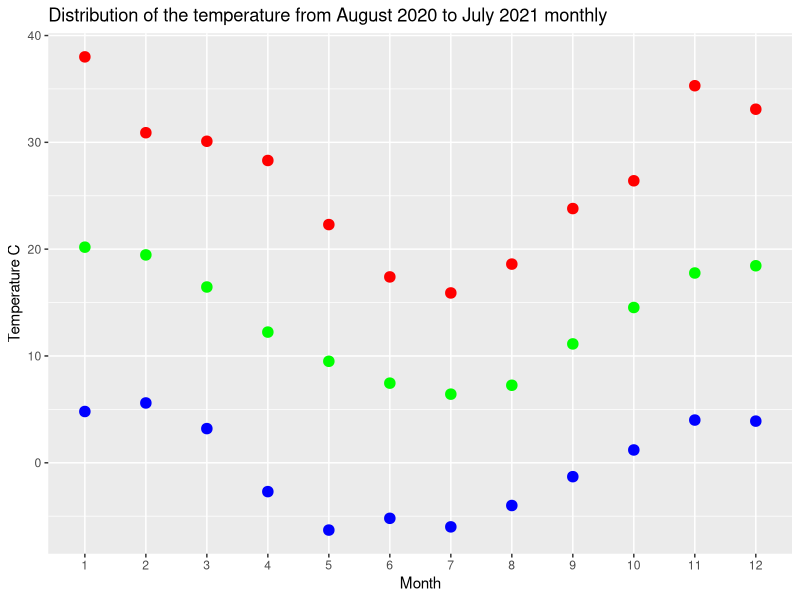
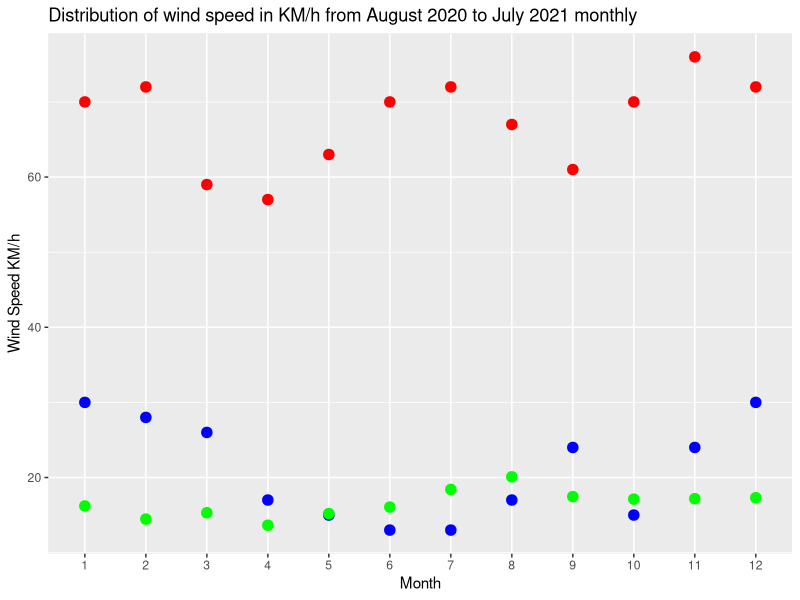
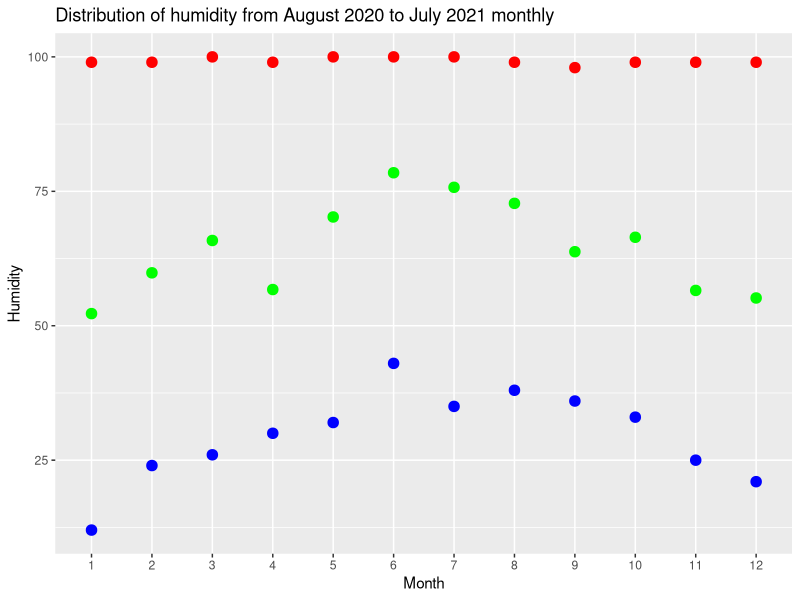
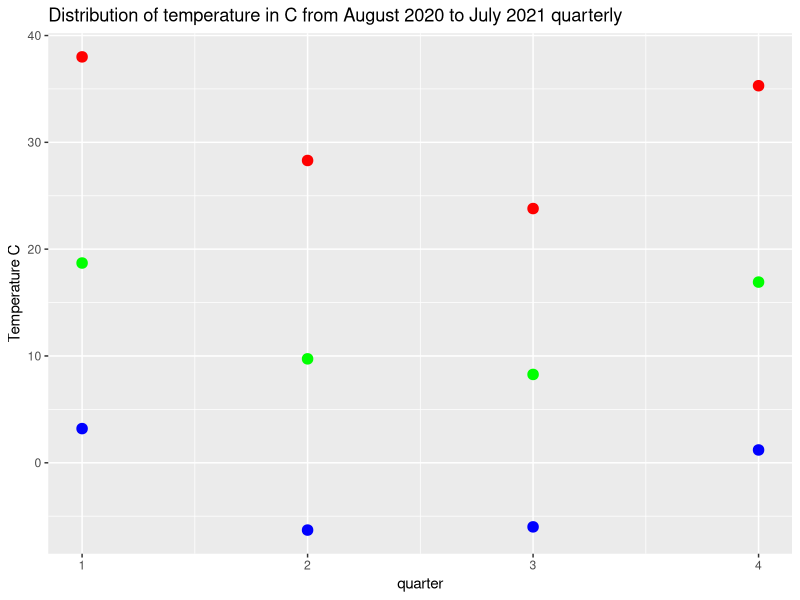
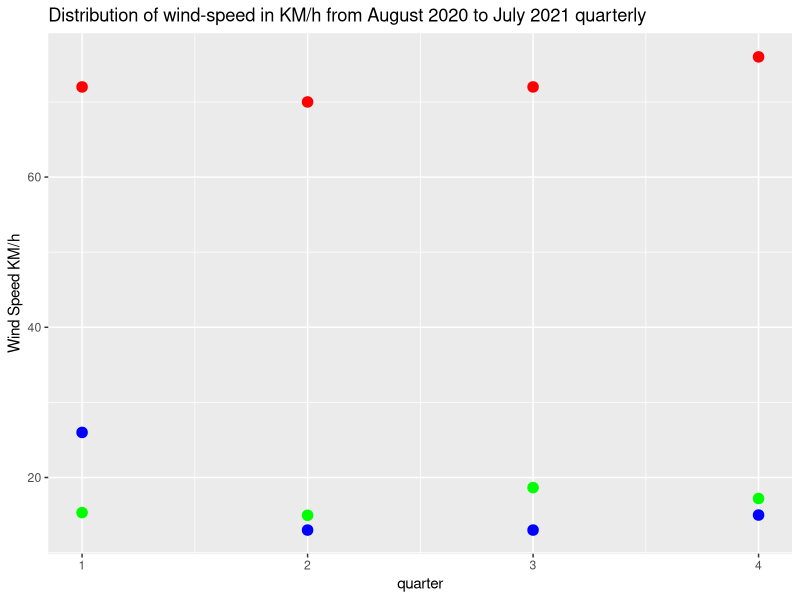
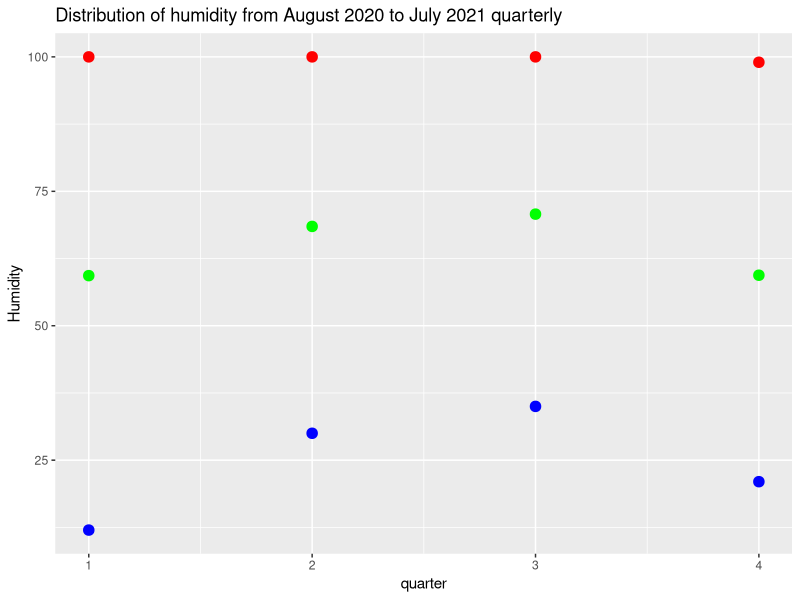
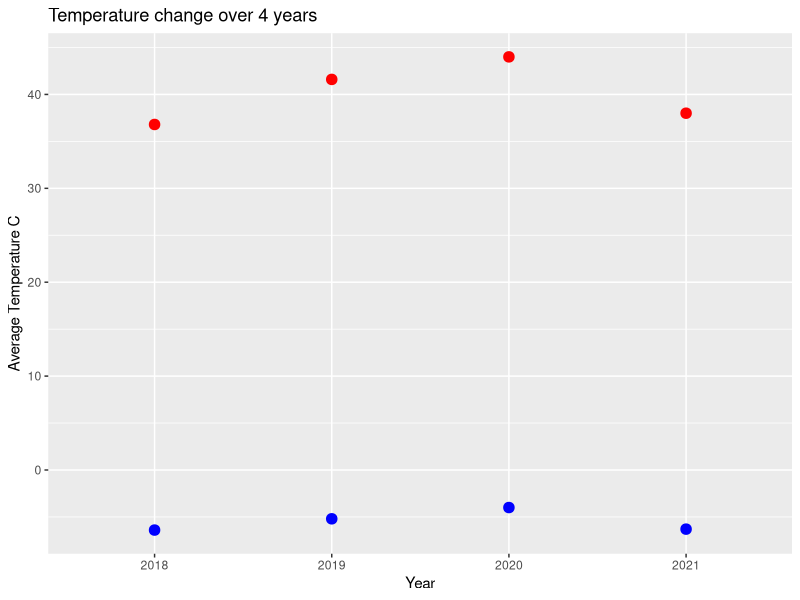
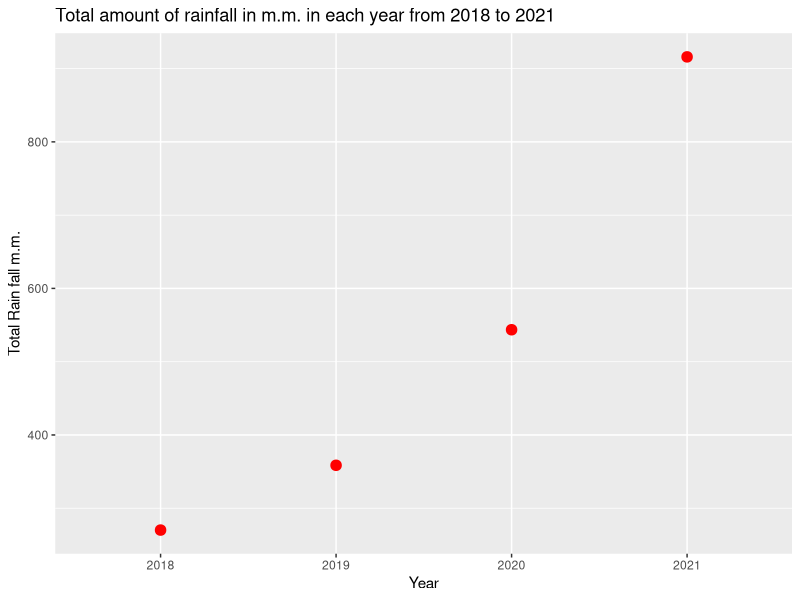

The R source for these figures, in order:
## ---- chunk 1
library(dplyr)
library(ggplot2)
df <- read.csv("act_weather.csv")
head(df)
## ---- chunk 2
df <- df[-c(1)]
head(df)
## ---- chunk 3
nrow(df)
ncol(df)
str(df)
## ---- chunk 4
getSummary <- function(colName)
{
  writeLines(paste(paste(colName, "summary:"),
                   "================",
                   paste("minimum : ", min(df[colName])),
                   paste("median : ", median(df[[colName]])),
                   paste("mean : ", mean(df[[colName]])),
                   paste("maximum : ", max(df[colName])),
                   sep = '\n'))
  }
## ---- chunk 5
targetColumns <- c("Minimum_temperature",
                  "9am_Temperature",
                  "Speed_of_maximum_wind_gust_(km/h)",
                  "3pm_Temperature")
targetColumns <- make.names(targetColumns)
## ---- chunk 6
for (columnName in targetColumns)
{
  getSummary(columnName)
}
## ---- chunk 7
averageMinTemp <- df %>% 
  group_by(Month, Year) %>%
  summarise(avgMinTempByMonth = mean(Minimum_temperature))
head(averageMinTemp)
## ---- chunk 8
averageWindGust <- df %>% 
  group_by(Direction_of_maximum_wind_gust) %>% 
  summarise(mean(Speed_of_maximum_wind_gust_.km.h.))
head(averageWindGust)
## ---- chunk 9
highestRainFall <- df %>% 
  group_by(Month, Year) %>% 
  summarise(totalRainfall = sum(Rainfall_.mm.))
highestRainFall[which.max(highestRainFall$totalRainfall),]
## ---- chunk 10
highestRainFallByYear <- highestRainFall %>% 
  group_by(Year) %>% 
  summarise(totalRainFall = sum(totalRainfall))
#By using which.max function got highest rainfall during those years with their index number and by printing the index number got the value for highest rainfall year.
highestRainFallByYear[which.max(highestRainFallByYear$totalRainFall),]
## ---- chunk 11
dryMonth <- df %>% 
  group_by(Month, Year) %>% 
  summarise(sumRainfall = sum(Rainfall_.mm.))
#least amount of rain
print("Least amount of rain fall :")
dryMonth[which.min(dryMonth$sumRainfall),]
#dry month
print("dry month  where rain fall is 0 :")
no_rainfall_month <- dryMonth[which(dryMonth$sumRainfall == 0), "Month"]
no_rainfall_year <- dryMonth[which(dryMonth$sumRainfall == 0), "Year"]
#none
## ---- chunk 12
getAvg <- function(a, b)
{
  (a+b)/2
}
## ---- chunk 13
highestHumid2019 <- df %>% 
  filter(Year == 2019) %>% 
  group_by(Month) %>% 
  summarise(maxHumid = max(getAvg(X9am_relative_humidity_..., X3pm_relative_humidity_...)))
highestHumid2019[which.max(highestHumid2019$maxHumid),]
## ---- chunk 14
#get the subset
data20to21 <- df %>% 
  filter((Year == 2020 & Month >= 8)|(Year == 2021 & Month <= 7))
## ---- chunk 15
#make numeric
data20to21$X9am_wind_speed_.km.h. <- as.numeric(data20to21$X9am_wind_speed_.km.h.)
data20to21$X3pm_wind_speed_.km.h. <- as.numeric(data20to21$X3pm_wind_speed_.km.h.)

#fix NAs with mean
data20to21$X9am_wind_speed_.km.h.[is.na(data20to21$X9am_wind_speed_.km.h.)] <- mean(data20to21$X9am_wind_speed_.km.h., 
                                                                                    na.rm = TRUE)
data20to21$X3pm_wind_speed_.km.h.[is.na(data20to21$X3pm_wind_speed_.km.h.)] <- mean(data20to21$X3pm_wind_speed_.km.h., 
                                                                                    na.rm = TRUE)
## ---- chunk 16
result <- data20to21 %>% 
  group_by(Month, Year) %>% 
  summarise(minTemp = min(Minimum_temperature), 
            maxTemp = max(Maximum_temperature), 
            aveTemp = mean((Maximum_temperature +Minimum_temperature)/2),
            minWind = min(Speed_of_maximum_wind_gust_.km.h.), 
            maxWind = max(Speed_of_maximum_wind_gust_.km.h.), 
            avWindSpeed = mean((X9am_wind_speed_.km.h. + X3pm_wind_speed_.km.h.)/2),
            avHumidity = mean((X3pm_relative_humidity_... + X9am_relative_humidity_...)/2),
            maxHumid = if (max(X3pm_relative_humidity_...)> max(X9am_relative_humidity_...)) max(X3pm_relative_humidity_...) else max(X9am_relative_humidity_...),
            minHumid = if (min(X3pm_relative_humidity_...)< min(X9am_relative_humidity_...)) min(X3pm_relative_humidity_...) else min(X9am_relative_humidity_...))
head(result)
## ---- chunk 17
#quarter
resultQuarter <- data.frame(matrix(ncol = 10, nrow = 0))
colnames(resultQuarter) <- c("quarter", "minTemp", "maxTemp", "avTemp", "minWind", "maxWind", "avWind", "minHum", "maxHum", "avHum")
quarter = 0
for (i in c(1,4,7,10))
{
  quarter = quarter + 1
  temp <- c()
  temp <- append(temp, quarter)
  temp <- append(temp, min(c(result$minTemp[i], result$minTemp[i+1], result$minTemp[i+2])))
  temp <- append(temp, max(c(result$maxTemp[i], result$maxTemp[i+1], result$maxTemp[i+2])))
  temp <- append(temp, mean(c(result$aveTemp[i], result$aveTemp[i+1], result$aveTemp[i+2])))
  
  temp <- append(temp, min(c(result$minWind[i], result$minWind[i+1], result$minWind[i+2])))
  temp <- append(temp, max(c(result$maxWind[i], result$maxWind[i+1], result$maxWind[i+2])))
  temp <- append(temp, mean(c(result$avWindSpeed[i], result$avWindSpeed[i+1], result$avWindSpeed[i+2])))
  
  temp <- append(temp, min(c(result$minHumid[i], result$minHumid[i+1], result$minHumid[i+2])))
  temp <- append(temp, max(c(result$maxHumid[i], result$maxHumid[i+1], result$maxHumid[i+2])))
  temp <- append(temp, mean(c(result$avHumidity[i], result$avHumidity[i+1], result$avHumidity[i+2])))
  
  resultQuarter[nrow(resultQuarter) + 1,] <- temp
  
}
head(resultQuarter)
## ---- chunk 18
result$Month <- as.factor(result$Month)
monthTempPlot <- ggplot(result)+
  geom_point(aes(x=Month,y=aveTemp, colour = ""))+
  scale_colour_manual("Temperature C", values = c(Lowest = "blue", Average = "green", Highest ="red"))+
  ylab("Temperature C")+
  stat_summary(aes(x=Month,y=minTemp),fun="min",geom="point",shape=20,size=5,color="blue")+
  stat_summary(aes(x=Month,y=maxTemp),fun="max",geom="point",shape=20,size=5,color="red")+
  stat_summary(aes(x=Month,y=aveTemp),fun="mean",geom="point",shape=20,size=5,color="green")+
  theme(legend.position = "right")+
  ggtitle("Distribution of the temperature from August 2020 to July 2021 monthly")
monthTempPlot
## ---- chunk 19
monthWindPlot <- ggplot(result)+
  geom_point(aes(x=Month,y=avWindSpeed, colour = ""))+
  scale_colour_manual("Wind-Speed", values = c(Minimum = "blue", Average = "green", Maximum="red"))+
  ylab("Wind Speed KM/h")+
  stat_summary(aes(x=Month,y=minWind),fun="min",geom="point",shape=20,size=5,color="blue")+
  stat_summary(aes(x=Month,y=maxWind),fun="max",geom="point",shape=20,size=5,color="red")+
  stat_summary(aes(x=Month,y=avWindSpeed),fun="mean",geom="point",shape=20,size=5,color="green")+
  theme(legend.position = "right")+
  ggtitle("Distribution of wind speed in KM/h from August 2020 to July 2021 monthly")
monthWindPlot
## ---- chunk 20
monthHumidPlot <- ggplot(result)+
  geom_point(aes(x=Month,y=avHumidity, colour = ""))+
  scale_colour_manual("Humidity", values = c(Minimum = "blue", Average = "green", Maximum="red"))+
  ylab("Humidity")+
  stat_summary(aes(x=Month,y=minHumid),fun="min",geom="point",shape=20,size=5,color="blue")+
  stat_summary(aes(x=Month,y=maxHumid),fun="max",geom="point",shape=20,size=5,color="red")+
  stat_summary(aes(x=Month,y=avHumidity),fun="mean",geom="point",shape=20,size=5,color="green")+
  theme(legend.position = "right")+
  ggtitle("Distribution of humidity from August 2020 to July 2021 monthly")
monthHumidPlot
## ---- chunk 21
quarterTempPlot <- ggplot(resultQuarter)+
  geom_point(aes(x=quarter,y=avTemp, colour = ""))+
  scale_colour_manual("Temperature C", values = c(Minimum = "blue", Average = "green", Maximum="red"))+
  ylab("Temperature C")+
  stat_summary(aes(x=quarter,y=minTemp), fun = "min", geom="point",shape=20,size=5,color="blue")+
  stat_summary(aes(x=quarter,y=maxTemp), fun = "max", geom="point",shape=20,size=5,color="red")+
  stat_summary(aes(x=quarter,y=avTemp), fun = "mean", geom="point",shape=20,size=5,color="green")+
  theme(legend.position = "right")+
  ggtitle("Distribution of temperature in C from August 2020 to July 2021 quarterly")
quarterTempPlot
## ---- chunk 22
quarterWindPlot <- ggplot(resultQuarter)+
  geom_point(aes(x=quarter,y=avWind, colour = ""))+
  scale_colour_manual("Wind Speed KM/h", values = c(Minimum = "blue", Average = "green", Maximum="red"))+
  ylab("Wind Speed KM/h")+
  stat_summary(aes(x=quarter,y=minWind), fun = "min", geom="point",shape=20,size=5,color="blue")+
  stat_summary(aes(x=quarter,y=maxWind), fun = "max", geom="point",shape=20,size=5,color="red")+
  stat_summary(aes(x=quarter,y=avWind), fun = "mean", geom="point",shape=20,size=5,color="green")+
  theme(legend.position = "right")+
  ggtitle("Distribution of wind-speed in KM/h from August 2020 to July 2021 quarterly")
quarterWindPlot
## ---- chunk 23
quarterHumidityPlot <- ggplot(resultQuarter)+
  geom_point(aes(x=quarter,y=avHum, colour = ""))+
  scale_colour_manual("Humidity", values = c(Minimum = "blue", Average = "green", Maximum="red"))+
  ylab("Humidity")+
  stat_summary(aes(x=quarter,y=minHum), fun = "min", geom="point",shape=20,size=5,color="blue")+
  stat_summary(aes(x=quarter,y=maxHum), fun = "max", geom="point",shape=20,size=5,color="red")+
  stat_summary(aes(x=quarter,y=avHum), fun = "mean", geom="point",shape=20,size=5,color="green")+
  theme(legend.position = "right")+
  ggtitle("Distribution of humidity from August 2020 to July 2021 quarterly")
quarterHumidityPlot
## ---- chunk 24
targetYears <- filter(df, Year < 2022)
## ---- chunk 25
#make numeric
targetYears$X9am_wind_speed_.km.h. <- as.numeric(targetYears$X9am_wind_speed_.km.h.)
targetYears$X3pm_wind_speed_.km.h. <- as.numeric(targetYears$X3pm_wind_speed_.km.h.)

#fix NAs with mean
targetYears$X9am_wind_speed_.km.h.[is.na(targetYears$X9am_wind_speed_.km.h.)] <- mean(targetYears$X9am_wind_speed_.km.h., 
                                                                                    na.rm = TRUE)
targetYears$X3pm_wind_speed_.km.h.[is.na(targetYears$X3pm_wind_speed_.km.h.)] <- mean(targetYears$X3pm_wind_speed_.km.h., 
                                                                                    na.rm = TRUE)
## ---- chunk 26
targetYears$Year <- factor(targetYears$Year)
targetYears$Month <- factor(targetYears$Month)
## ---- chunk 27
tempChangeTest <- targetYears %>% 
  group_by(Year) %>% 
  summarise(maxTemp = max(Maximum_temperature), minTemp = min(Minimum_temperature))
  
  ggplot(tempChangeTest, aes(x = Year, y = maxTemp, colour = "")) +
  scale_colour_manual("Temperature", values = c(Coldest = "blue", Hottest ="red"))+
  geom_point()+
  stat_summary(aes(x=Year,y=minTemp), fun = "min", geom="point",shape=20,size=5,color="blue")+
  stat_summary(aes(x=Year,y=maxTemp), fun = "max", geom="point",shape=20,size=5,color="red")+
  theme(legend.position = "right")+
  ggtitle("Temperature change over 4 years")+
  ylab("Average Temperature C")+
  xlab("Year")
## ---- chunk 28
rainfallTest <- targetYears %>% 
  group_by(Year) %>% 
  summarise(sumRainFall = sum(Rainfall_.mm.))
ggplot(rainfallTest, aes(x = Year, y = sumRainFall))+
  geom_point(shape=20,size=5,color="red")+
  geom_line()+
  ggtitle("Total amount of rainfall in m.m. in each year from 2018 to 2021")+
  xlab("Year")+
  ylab("Total Rain fall m.m.")
## ---- chunk 29
humidityTest <- targetYears %>% 
  group_by(Year) %>% 
  mutate(avHum = getAvg(X9am_relative_humidity_..., X3pm_relative_humidity_...)) %>% 
  summarise(avHumYear = mean(avHum))
ggplot(humidityTest, aes(x = Year, y = avHumYear))+
  geom_point(shape=20,size=5,color="blue")+
  geom_line()+
  ggtitle("Change of humidity over 4 years")+
  xlab("Year")+
  ylab("Humidity")
## ---- chunk 30
data(mtcars)
## ---- chunk 31
library(reshape2)
corMT <- cor(mtcars)
meltCorMT <- melt(corMT)
ggplot(data = meltCorMT, aes(Var2, Var1, fill = value))+
 geom_tile(color = "white")+
  geom_text(aes(label = round(value, 1)), color = "black", size = 2) +
 scale_fill_gradient2(low = "blue", high = "red", mid = "white", 
   midpoint = 0, limit = c(-1,1), space = "Lab", 
   name="Pearson\nCorrelation") +
  theme_minimal()+ 
 theme(axis.text.x = element_text(angle = 45, vjust = 1, 
    size = 12, hjust = 1))+
  xlab("Features")+
  ylab("Features")
 coord_fixed()
## ---- chunk 32
#same as last problem
library(reshape2)
corMT <- cor(mtcars)
meltCorMT <- melt(corMT)
ggplot(data = meltCorMT, aes(Var2, Var1, fill = value))+
 geom_tile(color = "white")+
  geom_text(aes(label = round(value, 1)), color = "black", size = 2) +
 scale_fill_gradient2(low = "blue", high = "red", mid = "white", 
   midpoint = 0, limit = c(-1,1), space = "Lab", 
   name="Pearson\nCorrelation") +
  theme_minimal()+ 
 theme(axis.text.x = element_text(angle = 45, vjust = 1, 
    size = 12, hjust = 1))+
  xlab("Features")+
  ylab("Features")
 coord_fixed()
## ---- chunk 33
ggplot(mtcars, aes(hp, qsec))+
  geom_point(shape=20,size=5,color="blue")+
  geom_line()+
  geom_smooth(method = "lm", color = "red")+
  ggtitle("Affect of HP on Qsec")
## ---- chunk 34
ggplot(mtcars, aes(vs, qsec))+
  geom_point(shape=20,size=5,color="blue")+
  geom_line()+
  geom_smooth(method = "lm", color = "red")+
  ggtitle("Affect of engine size/cylinder alignment on Qsec")
## ---- chunk 35
ggplot(mtcars, aes(mpg, qsec))+
  geom_point(shape=20,size=5,color="blue")+
  geom_line()+
  geom_smooth(method = "lm", color = "red")+
  ggtitle("Affect of qsec on MPG")
